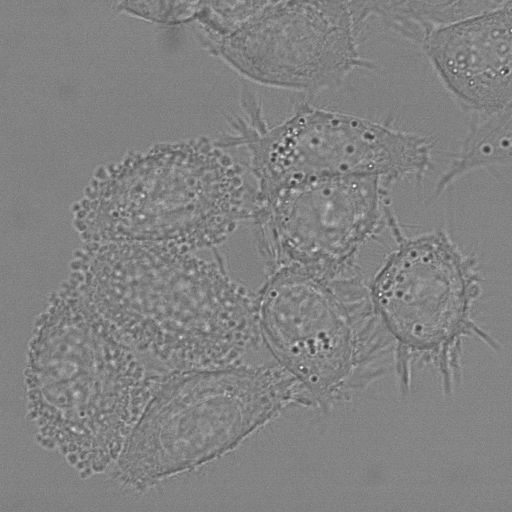
#> input picture t000.tif, 512 x 512 px
$ python -i PhC.py   (imports and definitions only)
#> lines starting #> are read from the running program, lines starting #| are printed output that depends on the picture; after the words box and inside, x2 and y2 are one past the last pixel; in counts of white or black regions, pixels touching at a corner belong together
import matplotlib.pyplot as plt
import matplotlib.image as mpimg
import cv2 as cv

from PIL import Image
import argparse

from utilis import *

def otsuThreshold(img):
    blur = cv.GaussianBlur(img,(5,5),0)
    _, mask = cv.threshold(blur, 20, 255, cv.THRESH_BINARY)

    return mask

def backgroundSubtraction(image):
    size = (20, 20)

    elem_type = cv.MORPH_ELLIPSE
    kernel = cv.getStructuringElement(elem_type, size)
    tophat = cv.morphologyEx(image, cv.MORPH_TOPHAT, kernel)

    kernel1 = np.ones((5,5),np.uint8)
    O = cv.morphologyEx(tophat, cv.MORPH_OPEN, kernel1)

    return O

# [8 lines of commented-out code are left out]
def preprocess(image):
    src = backgroundSubtraction(image)
    mask = otsuThreshold(src)

    # mask = cv.cvtColor(mask, cv.COLOR_BGR2GRAY)

    return mask, src

# [19 lines of commented-out code are left out]

>>> import cv2
>>> picture = cv2.imread('t000.tif')
#> picture is the input picture: shape (512, 512, 3); min 47, max 255, mean 130
>>> result = preprocess(picture)
#> in backgroundSubtraction, `tophat = cv.morphologyEx(image, cv.MORPH_TOPHAT, kernel)`:
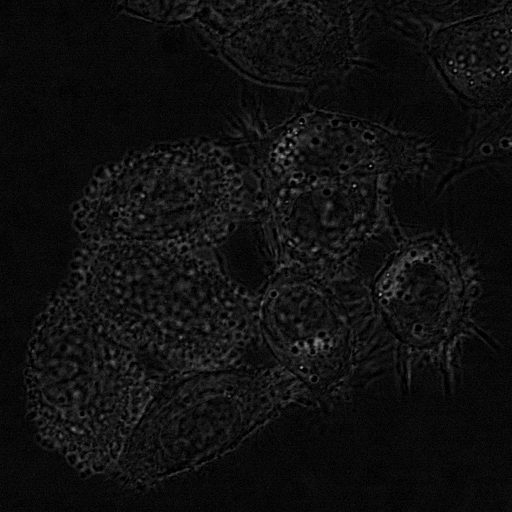
#> tophat: shape (512, 512, 3); min 0, max 166, mean 15.8
#> in backgroundSubtraction, `O = cv.morphologyEx(tophat, cv.MORPH_OPEN, kernel1)`:
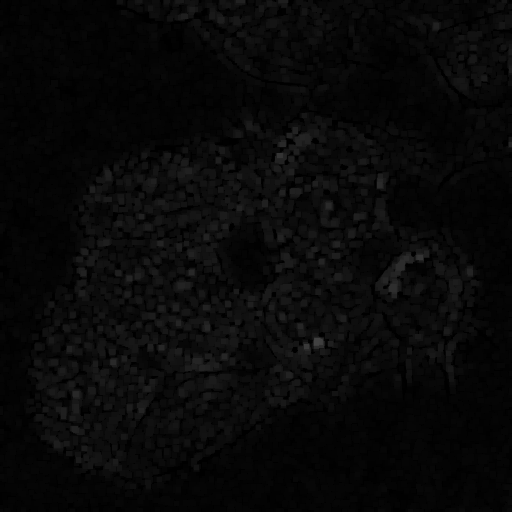
#> O: shape (512, 512, 3); min 0, max 66, mean 8.3
#> in otsuThreshold, `_, mask = cv.threshold(blur, 20, 255, cv.THRESH_BINARY)`:
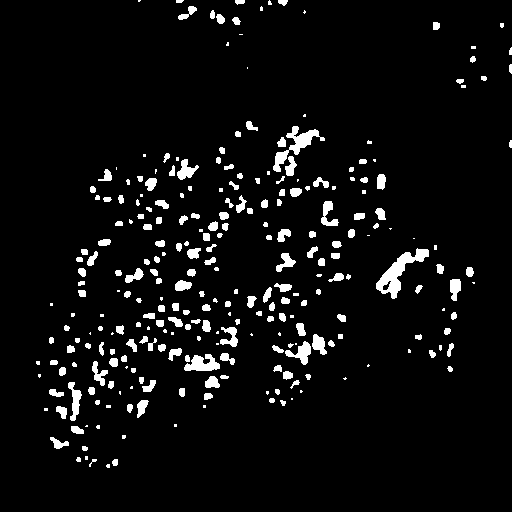
#> mask: shape (512, 512, 3); 5.3% white; 277 white regions (83 under 20 px), largest, box (x1, y1, x2, y2) and area: (376, 248, 429, 299) 868, (273, 126, 325, 172) 640, (184, 354, 220, 371) 394

$ run again, on t010.tif
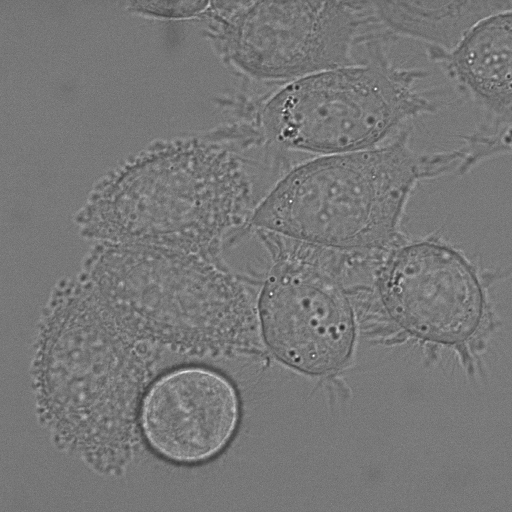
#> input picture t010.tif, 512 x 512 px
#> picture is the input picture: shape (512, 512, 3); min 36, max 255, mean 119.4
#> in backgroundSubtraction, `O = cv.morphologyEx(tophat, cv.MORPH_OPEN, kernel1)`:
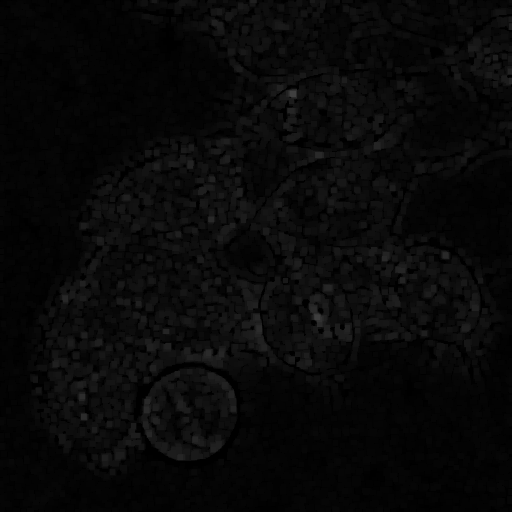
#> O: shape (512, 512, 3); min 0, max 64, mean 8.3
#> in otsuThreshold, `_, mask = cv.threshold(blur, 20, 255, cv.THRESH_BINARY)`:
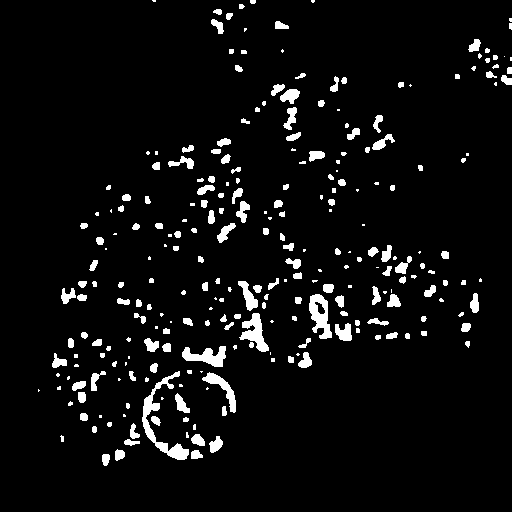
#> mask: shape (512, 512, 3); 5.3% white; 264 white regions (92 under 20 px), largest, box (x1, y1, x2, y2) and area: (142, 371, 189, 460) 914, (309, 294, 332, 339) 591, (239, 313, 269, 352) 535
